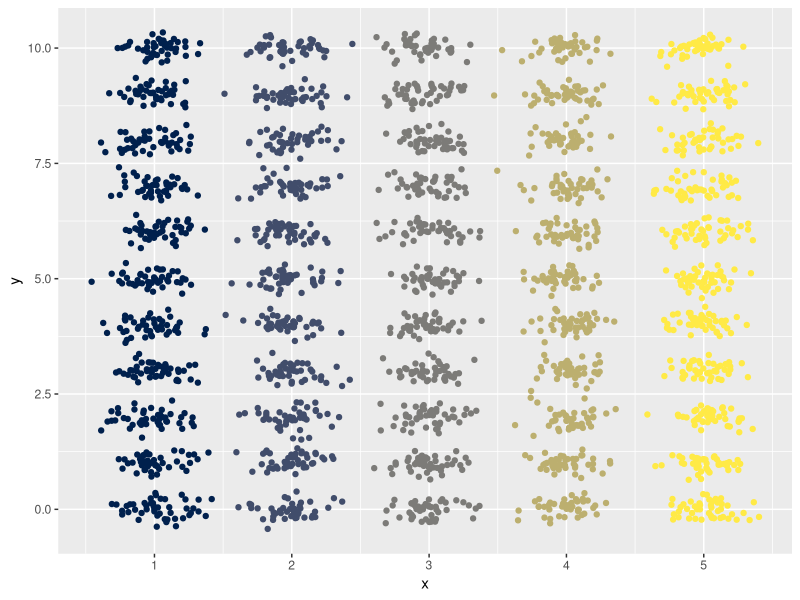
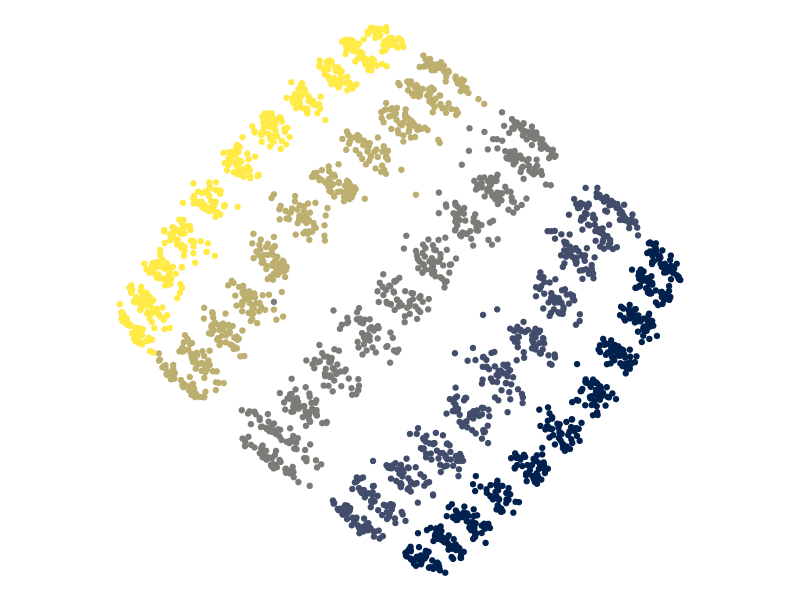
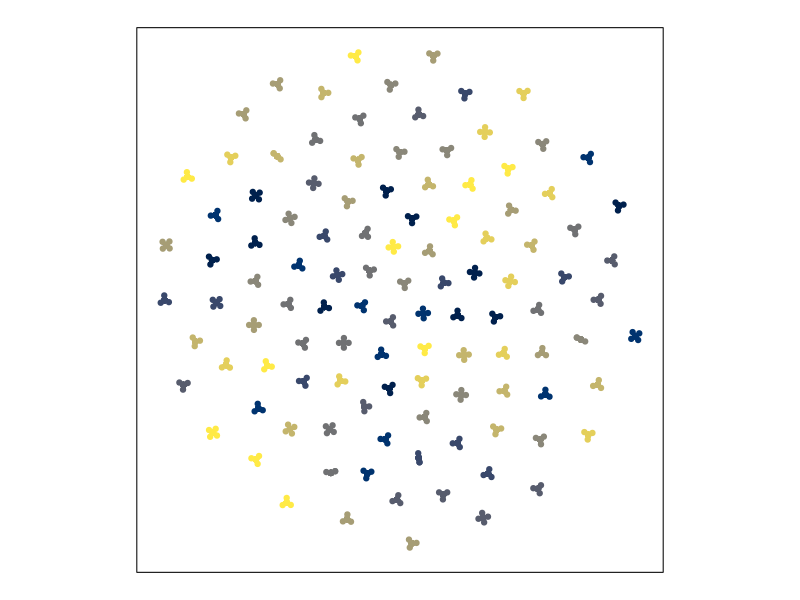
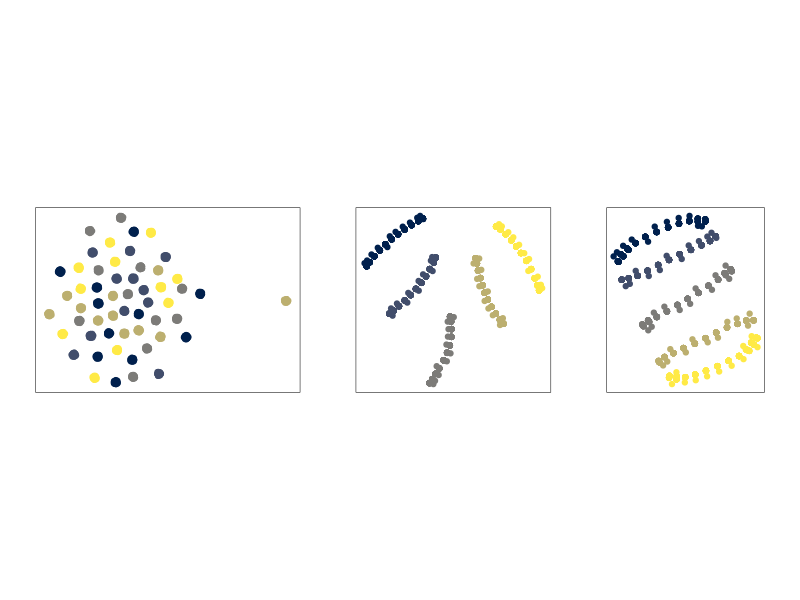
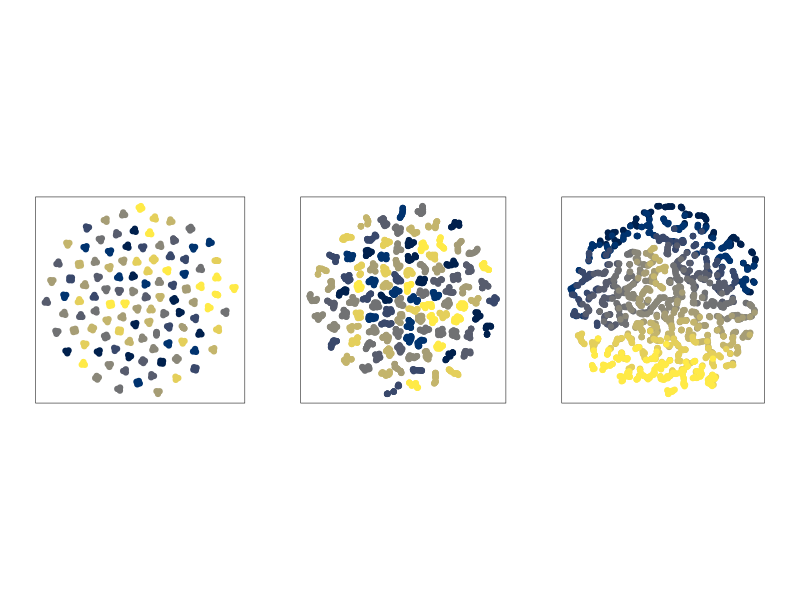
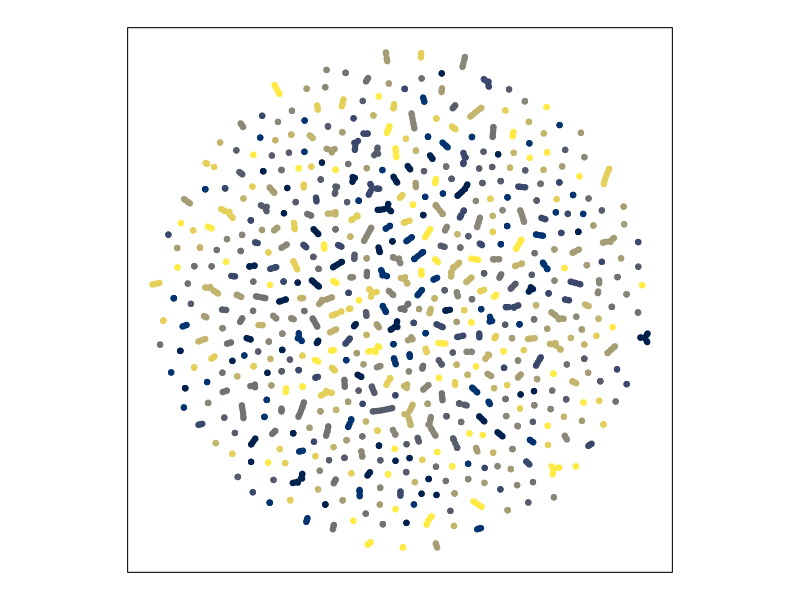

The R script that drew these images, in order:
## ---- chunk 1
knitr::opts_chunk$set(echo = TRUE)
## ---- chunk 2
library(tidyverse)
library(ggplot2)
library(viridisLite)
library(viridis)

setup <- function(groups = 5, n = 500, sd = .15) {
  tibble(
    x = rep(1:groups, each = n) + rnorm(groups*n, sd = sd),
    y = rep(seq(from = 0, to = 10, lenght.out = n), groups) +
      rnorm(groups*n, sd = sd),
    group = rep(letters[1:groups], each = n)
  )
}

setup() %>%
  ggplot(aes(x, y, color = group)) +
  geom_point() +
  scale_color_viridis_d(option = "E", guide = "none")
## ---- chunk 3
library(Rtsne)

do_tsne <- function(coords, perplexity = 500) {
  tsne_fit <- coords %>%
    select(x, y) %>%
    scale() %>%
    Rtsne(perplexity = perplexity, max_iter = 500, check_duplicates = FALSE)
  
    tsne_fit$Y %>%
      as.data.frame() %>%
      cbind(select(coords, -x, -y))
}

setup() %>% # data coords init
  do_tsne() %>%
  ggplot(aes(V1, V2, color = group)) +
  geom_point() +
  scale_color_viridis_d(option = "E", guide = "none") +
  coord_fixed() + theme_void()
## ---- chunk 4
make_tsne_plots <- function(groups = 10, n = 200, sd = 0, perplexity = 5) {
  setup(groups = groups, n = n, sd = sd) %>%
    do_tsne(perplexity) %>%
    ggplot(aes(V1, V2, color = group)) +
    geom_point() +
    scale_color_viridis_d(option = "E", guide = "none") +
    coord_fixed() + theme_void() +
    theme(
      plot.margin = margin(20, 20, 20, 20),
      panel.border = element_rect(color = "black", fill = NA)
    )
}

make_tsne_plots(groups = 10, sd = 0)
## ---- chunk 5
library(patchwork)

make_tsne_plots(groups = 5, sd = 0, perplexity = 2) |
  make_tsne_plots(groups = 5, sd = 0, perplexity = 50) |
  make_tsne_plots(groups = 5, sd = 0, perplexity = 150)
## ---- chunk 6
make_tsne_plots(groups = 10, sd = 0) |
  make_tsne_plots(groups = 10, sd = 0.05) |
  make_tsne_plots(groups = 10, sd = 0.5)
## ---- chunk 7
make_tsne_plots(groups = 10, sd = 0.05, perplexity = 1) # |
  # make_tsne_plots(groups = 10, sd = 0.05, perplexity = 10) |
  # make_tsne_plots(groups = 10, sd = 0.05, perplexity = 50)
